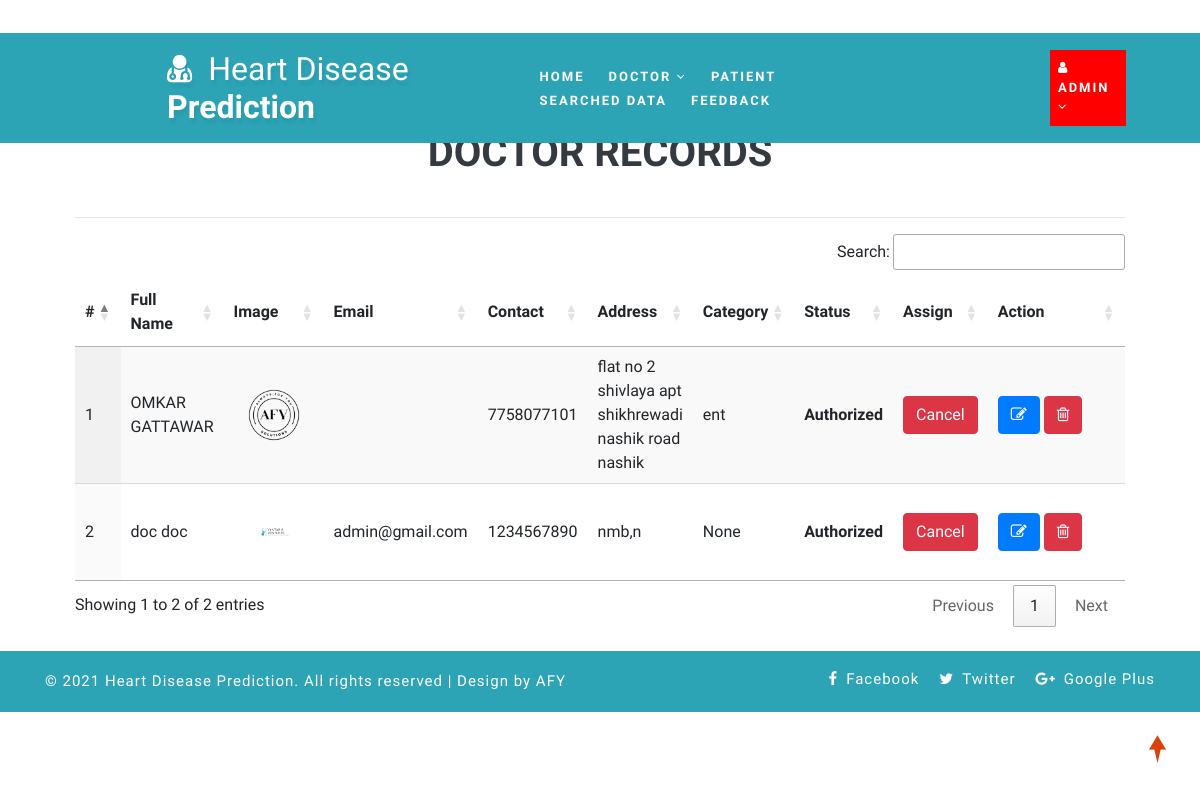
Page /view_doctor (signed in) on the committed database.
### health/models.py (models this page shows, shortened)
class Doctor(models.Model):
    status = models.IntegerField(DOCTOR_STATUS, null=True)
    user = models.ForeignKey(User, on_delete=models.CASCADE, null=True)
    contact = models.CharField(max_length=100, null=True)
    address = models.CharField(max_length=100, null=True)
    category = models.CharField(max_length=100, null=True)
    doj = models.DateField(null=True)
    dob = models.DateField(null=True)
    image = models.FileField(null=True)

### health/views.py (the view)
# urls.py: path('view_doctor', View_Doctor,name="view_doctor"),
@login_required(login_url="login")
def View_Doctor(request):
    doc = Doctor.objects.all()
    d = {'doc':doc}
    return render(request,'view_doctor.html',d)

### health/templates/view_doctor.html (shortened to what this page needs)
{% extends 'index.html' %}
{% load static %}
{% block body %}
<div class="container-fluid" style="width:90%;margin-top:8%">
                    <div class="container-fluid">
                        <h1 align="center"class="w3ls-title text-uppercase text-dark font-weight-bold">Doctor Records</h1><br>
                         </div><hr>
                                <table id="example" class="display" style="width:100%">
                                  <thead>
                                    <tr>
                                      <th>#</th>
                                      <th>Full Name</th>
                                      <th>Image</th>
                                      <th>Email</th>
                                      <th>Contact</th>
                                      <th>Address</th>
                                      <th>Category</th>
                                      <th>Status</th>
                                      <th>Assign</th>
                                      <th>Action</th>
                                  </tr>
                              </thead>
                              <tbody>
                              {% for i in doc %}
                                <tr>
                                  <td>{{forloop.counter}}</td>
                                  <td>{{i.user.first_name}} {{i.user.last_name}}</td>
                                  <td><img src="{{i.image.url}}" style="width:80px;height:80px"></td>
                                  <td>{{i.user.email}}</td>
                                  <td>{{i.contact}}</td>
                                  <td>{{i.address}}</td>
                                  <td>{{i.category}}</td>
                                  <td>
                                      {% if i.status == 1 %}
                                      <b>Authorized</b>
                                  {% else %}
                                      <b>Unauthorized</b>
                                      {% endif %}
                                  </td>
                                    <td>{% if i.status == 1 %}
                                        <a href="{% url 'assign_status' i.id %}" onclick="return confirm('Do you want to withdraw approval to doctor : {{i.user.first_name}}?')"><button class="btn btn-danger">Cancel</button></a>
                                        {% else %}
                                        <a href="{% url 'assign_status' i.id %}" onclick="return confirm('Do you want to give approve to doctor : {{i.user.first_name}}?')"><button class="btn btn-success">Assign</button></a>
                                        {% endif %}
                                    </td>
                                    <td style="width:150px">
                                      <a href="{% url 'change_doctor' i.id %}" ><button class="btn btn-primary"><i class="fa fa-edit"></i></button></a>
                                      <a href="{% url 'delete_doctor' i.id %}" ><button class="btn btn-danger" onclick="return confirm('Are you sure?')"><i class="fa fa-trash-o"></i></button></a></td>
                              </tr>
                              {% endfor %}
                          </tbody>
                      </table>
                  </div>
{% endblock %}

### health/templates/index.html (shortened to what this page needs)
<!DOCTYPE html>
{% load static %}
<html lang="zxx">
<head>
	<link rel="stylesheet" href="{% static 'css/bootstrap.css' %}">
	<link href="{% static 'css/css_slider.css' %}" type="text/css" rel="stylesheet" media="all">
	<link rel="stylesheet" href="{% static 'css/style.css' %}" type="text/css" media="all" />
	<link href="{% static 'css/font-awesome.min.css' %}" rel="stylesheet">
<link rel='stylesheet' type='text/css' href="https://cdn.datatables.net/1.10.21/css/jquery.dataTables.min.css">
<link rel='stylesheet' type='text/css' href="https://cdn.datatables.net/buttons/1.6.2/css/buttons.dataTables.min.css">
</head>
<body>
	<div id="home" style="margin-bottom:2%">
		<header>
			<div class="top-bar py-3">
				<div class="container">
					<div class="row">
						<div class="col-xl-7 col-lg-6 col-md-4 top-social-agile text-md-right text-center mt-md-0 mt-2">
							<div class="row">
								<div class="col-xl-3 col-lg-4 col-6 top-w3layouts p-md-0 text-right">
								</div>
								<div class="col-xl-3 col-lg-4 col-6 header-w3layouts text-md-right text-left">
								</div>
							</div>
						</div>
					</div>
				</div>
			</div>
		</header>
		<div class="main-top" style="background:rgb(44, 164, 182)">
			<div class="container-fluid">
				<div class="header d-md-flex justify-content-between align-items-center py-3">
					<div id="logo" style="margin-left:13%">
						<h1>
							<a href="index.html">
								<span class="fa fa-user-md mr-2"></span>
								<span class="logo-sp">Heart Disease</span> Prediction
							</a>
						</h1>
					</div>
					{% if request.user.is_staff %}
					<div class="nav_w3ls" style="margin-right:4%">
						<nav>
							<ul class="menu" style="padding:15px;width:100%">
								<li class="mx-lg-4 mx-md-3 my-md-0 my-2"><a href="{% url 'admin_home' %}" >Home</a></li>
								<li>
									<a href="#"> Doctor <span class="fa fa-angle-down" aria-hidden="true"></span></a>
								</li>
								<li class="mx-lg-4 mx-md-3 my-md-0 my-2"><a href="/view_patient">Patient</a></li>
								<li class="mx-lg-4 mx-md-3 my-md-0 my-2">
									<a href="/view_search_pat">Searched Data</a></li>
								<li><a href="/view_feedback">Feedback</a></li>
							</ul>
						</nav>
					</div>
					<div class="nav_w3ls" style="margin-right:3%">
						<nav>
							<ul class="menu">
								<li class="mx-lg-4 mx-md-3 my-md-0 my-2" style="background:red;padding:8px">
									<a href="#"><i class="fa fa-user"></i> {{request.user.username}} <span class="fa fa-angle-down" aria-hidden="true"></span></a>
								</li>
							</ul>
						</nav>
					</div>
					{% endif %}
				</div>
			</div>
		</div>
		{% block body %}
		{% endblock %}
	</div>
	<div class="copy-w3pvt" style="background:rgb(44, 164, 182);color:white">
		<div class="container py-3">
			<div class="row">
				<div class="col-lg-7 w3ls_footer_grid1_left text-lg-left text-center">
					<p style="color:white">&copy; 2021 Heart Disease Prediction. All rights reserved | Design by AFY</a>
					</p>
				</div>
				<div class="col-lg-5 w3ls_footer_grid_left1_pos text-lg-right text-center mt-lg-0 mt-2">
					<ul style="color:white">
						<li>
							<a href="#" style="color:white" class="facebook">
								<span class="fa fa-facebook-f mr-2"></span>Facebook</a>
						</li>
						<li class="mx-3">
							<a href="#" style="color:white" class="twitter">
								<span class="fa fa-twitter mr-2"></span>Twitter</a>
						</li>
						<li>
							<a href="#" style="color:white" class="google">
								<span class="fa fa-google-plus mr-2"></span>Google Plus</a>
						</li>
					</ul>
				</div>
			</div>
		</div>
	</div>
	<a href="#home" style="color:white" class="move-top text-center"></a>
</body>
</html>

### health/static/css/style.css (style rules this page uses)
body { padding: 0; margin: 0; background: #FFF; font-family: 'Quicksand', sans-serif; }
body a, body button { transition: 0.5s all; -webkit-transition: 0.5s all; -moz-transition: 0.5s all; -o-transition: 0.5s all; -ms-transition: 0.5s all; text-decoration: none; }
html { scroll-behavior: smooth; }
h1, h2, h3, h4, h5, h6 { margin: 0; padding: 0; font-family: 'Mukta', sans-serif; }
p { margin: 0; padding: 0; font-size: 15px; letter-spacing: 1px; line-height: 1.9; color: #999; font-family: 'Quicksand', sans-serif; }
ul, ol { margin: 0; padding: 0; }
a.move-top { width: 34px; height: 34px; background: url(../images/move-top.png) no-repeat; display: inline-block; position: fixed; bottom: 4%; right: 2%; z-index: 0; }
#home { position: relative; }
.main-top { position: absolute; z-index: 999; width: 100%; background: rgba(0, 0, 0, 0.4); }
nav { margin: 0; padding: 0; }
#logo a { float: left; display: initial; font-weight: 700; font-size: 32px; color: #fff; text-shadow: 2px 5px 3px rgba(0, 0, 0, 0.06); padding: 0; }
span.logo-sp { font-weight: 100; }
nav:after { content: ""; display: table; clear: both; }
nav ul { float: right; padding: 0; margin: 0; list-style: none; position: relative; }
nav ul li { margin: 0px; display: inline-block; float: left; }
nav a { padding: 0; color: #fff; font-size: 13px; letter-spacing: 2px; font-weight: 700; text-transform: uppercase; display: inline-block; transition: 0.5s all; -webkit-transition: 0.5s all; -moz-transition: 0.5s all; -o-transition: 0.5s all; -ms-transition: 0.5s all; }
li>a:only-child:after { content: ''; }
.w3ls_footer_grid_left1_pos ul li, ul.list-part li { display: inline-block; }
.w3ls_footer_grid_left1_pos ul li a { color: #000; text-decoration: none; letter-spacing: 1px; font-size: 15px; }
.w3ls_footer_grid1_left p { color: #484848; font-weight: 500; }

### rows in the picture
Doctor: user.first_name "OMKAR", user.last_name "GATTAWAR", image (picture), contact "7758077101", address "flat no 2 shivlaya apt shikhrewadi nashik road nashik", category "ent", status "Authorized"
Doctor: user.first_name "doc", user.last_name "doc", image (picture), user.email "admin@gmail.com", contact "1234567890", address "nmb,n", category "None", status "Authorized"

### other values in the picture
{{ request.user.username }} "ADMIN"
